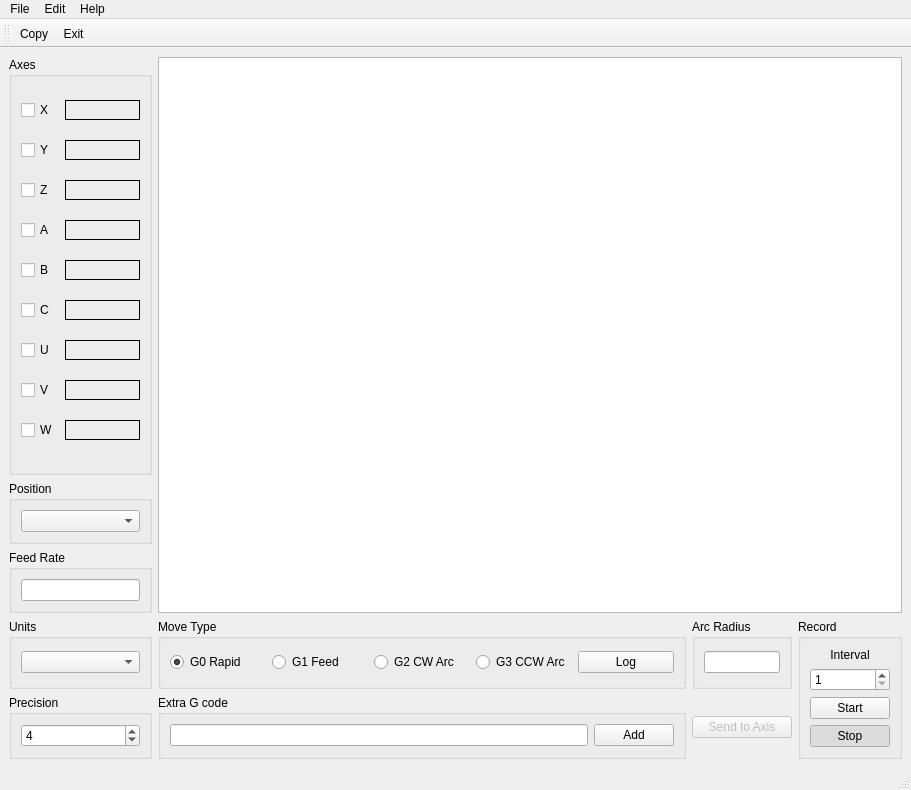
<?xml version="1.0" encoding="UTF-8"?>
<ui version="4.0">
 <class>MainWindow</class>
 <widget class="QMainWindow" name="MainWindow">
  <property name="geometry">
   <rect>
    <x>0</x>
    <y>0</y>
    <width>911</width>
    <height>790</height>
   </rect>
  </property>
  <property name="windowTitle">
   <string>Position Logger</string>
  </property>
  <widget class="QWidget" name="centralwidget">
   <layout class="QGridLayout" name="gridLayout_2">
    <item row="10" column="0" colspan="2">
     <widget class="QGroupBox" name="gridGroupBox">
      <property name="title">
       <string>Position</string>
      </property>
      <layout class="QGridLayout" name="gridLayout_4">
       <item row="0" column="0">
        <widget class="QComboBox" name="positionCB"/>
       </item>
      </layout>
     </widget>
    </item>
    <item row="11" column="0" colspan="2">
     <widget class="QGroupBox" name="gridGroupBox">
      <property name="title">
       <string>Feed Rate</string>
      </property>
      <layout class="QGridLayout" name="gridLayout_5">
       <item row="0" column="0">
        <widget class="QLineEdit" name="feedLE"/>
       </item>
      </layout>
     </widget>
    </item>
    <item row="12" column="0" colspan="2">
     <widget class="QGroupBox" name="gridGroupBox">
      <property name="title">
       <string>Units</string>
      </property>
      <layout class="QGridLayout" name="gridLayout_6">
       <item row="0" column="0">
        <widget class="QComboBox" name="unitsGB"/>
       </item>
      </layout>
     </widget>
    </item>
    <item row="0" column="0" rowspan="10" colspan="2">
     <widget class="QGroupBox" name="axesGB">
      <property name="title">
       <string>Axes</string>
      </property>
      <layout class="QGridLayout" name="gridLayout_8">
       <item row="0" column="1">
        <widget class="QLabel" name="positionLB_0">
         <property name="minimumSize">
          <size>
           <width>75</width>
           <height>0</height>
          </size>
         </property>
         <property name="baseSize">
          <size>
           <width>0</width>
           <height>0</height>
          </size>
         </property>
         <property name="frameShape">
          <enum>QFrame::Box</enum>
         </property>
         <property name="text">
          <string/>
         </property>
        </widget>
       </item>
       <item row="2" column="1">
        <widget class="QLabel" name="positionLB_2">
         <property name="minimumSize">
          <size>
           <width>75</width>
           <height>0</height>
          </size>
         </property>
         <property name="baseSize">
          <size>
           <width>0</width>
           <height>0</height>
          </size>
         </property>
         <property name="frameShape">
          <enum>QFrame::Box</enum>
         </property>
         <property name="text">
          <string/>
         </property>
        </widget>
       </item>
       <item row="3" column="1">
        <widget class="QLabel" name="positionLB_3">
         <property name="minimumSize">
          <size>
           <width>75</width>
           <height>0</height>
          </size>
         </property>
         <property name="baseSize">
          <size>
           <width>0</width>
           <height>0</height>
          </size>
         </property>
         <property name="frameShape">
          <enum>QFrame::Box</enum>
         </property>
         <property name="text">
          <string/>
         </property>
        </widget>
       </item>
       <item row="4" column="0">
        <widget class="QCheckBox" name="axisCB_4">
         <property name="text">
          <string>B</string>
         </property>
         <property name="axis" stdset="0">
          <string>B</string>
         </property>
        </widget>
       </item>
       <item row="2" column="0">
        <widget class="QCheckBox" name="axisCB_2">
         <property name="text">
          <string>Z</string>
         </property>
         <property name="axis" stdset="0">
          <string> Z</string>
         </property>
        </widget>
       </item>
       <item row="6" column="1">
        <widget class="QLabel" name="positionLB_6">
         <property name="minimumSize">
          <size>
           <width>75</width>
           <height>0</height>
          </size>
         </property>
         <property name="baseSize">
          <size>
           <width>0</width>
           <height>0</height>
          </size>
         </property>
         <property name="frameShape">
          <enum>QFrame::Box</enum>
         </property>
         <property name="text">
          <string/>
         </property>
        </widget>
       </item>
       <item row="1" column="0">
        <widget class="QCheckBox" name="axisCB_1">
         <property name="text">
          <string>Y</string>
         </property>
         <property name="axis" stdset="0">
          <string> Y</string>
         </property>
        </widget>
       </item>
       <item row="1" column="1">
        <widget class="QLabel" name="positionLB_1">
         <property name="minimumSize">
          <size>
           <width>75</width>
           <height>0</height>
          </size>
         </property>
         <property name="baseSize">
          <size>
           <width>0</width>
           <height>0</height>
          </size>
         </property>
         <property name="frameShape">
          <enum>QFrame::Box</enum>
         </property>
         <property name="text">
          <string/>
         </property>
        </widget>
       </item>
       <item row="3" column="0">
        <widget class="QCheckBox" name="axisCB_3">
         <property name="text">
          <string>A</string>
         </property>
         <property name="axis" stdset="0">
          <string>A</string>
         </property>
        </widget>
       </item>
       <item row="0" column="0">
        <widget class="QCheckBox" name="axisCB_0">
         <property name="text">
          <string>X</string>
         </property>
         <property name="axis" stdset="0">
          <string> X</string>
         </property>
        </widget>
       </item>
       <item row="6" column="0">
        <widget class="QCheckBox" name="axisCB_6">
         <property name="text">
          <string>U</string>
         </property>
         <property name="axis" stdset="0">
          <string>U</string>
         </property>
        </widget>
       </item>
       <item row="4" column="1">
        <widget class="QLabel" name="positionLB_4">
         <property name="minimumSize">
          <size>
           <width>75</width>
           <height>0</height>
          </size>
         </property>
         <property name="baseSize">
          <size>
           <width>0</width>
           <height>0</height>
          </size>
         </property>
         <property name="frameShape">
          <enum>QFrame::Box</enum>
         </property>
         <property name="text">
          <string/>
         </property>
        </widget>
       </item>
       <item row="5" column="0">
        <widget class="QCheckBox" name="axisCB_5">
         <property name="text">
          <string>C</string>
         </property>
         <property name="axis" stdset="0">
          <string>C</string>
         </property>
        </widget>
       </item>
       <item row="5" column="1">
        <widget class="QLabel" name="positionLB_5">
         <property name="minimumSize">
          <size>
           <width>75</width>
           <height>0</height>
          </size>
         </property>
         <property name="baseSize">
          <size>
           <width>0</width>
           <height>0</height>
          </size>
         </property>
         <property name="frameShape">
          <enum>QFrame::Box</enum>
         </property>
         <property name="text">
          <string/>
         </property>
        </widget>
       </item>
       <item row="7" column="0">
        <widget class="QCheckBox" name="axisCB_7">
         <property name="text">
          <string>V</string>
         </property>
         <property name="axis" stdset="0">
          <string>V</string>
         </property>
        </widget>
       </item>
       <item row="7" column="1">
        <widget class="QLabel" name="positionLB_7">
         <property name="minimumSize">
          <size>
           <width>75</width>
           <height>0</height>
          </size>
         </property>
         <property name="baseSize">
          <size>
           <width>0</width>
           <height>0</height>
          </size>
         </property>
         <property name="frameShape">
          <enum>QFrame::Box</enum>
         </property>
         <property name="text">
          <string/>
         </property>
        </widget>
       </item>
       <item row="8" column="0">
        <widget class="QCheckBox" name="axisCB_8">
         <property name="text">
          <string>W</string>
         </property>
         <property name="axis" stdset="0">
          <string>W</string>
         </property>
        </widget>
       </item>
       <item row="8" column="1">
        <widget class="QLabel" name="positionLB_8">
         <property name="minimumSize">
          <size>
           <width>75</width>
           <height>0</height>
          </size>
         </property>
         <property name="baseSize">
          <size>
           <width>0</width>
           <height>0</height>
          </size>
         </property>
         <property name="frameShape">
          <enum>QFrame::Box</enum>
         </property>
         <property name="text">
          <string/>
         </property>
        </widget>
       </item>
      </layout>
     </widget>
    </item>
    <item row="12" column="3">
     <widget class="QGroupBox" name="gridGroupBox">
      <property name="maximumSize">
       <size>
        <width>100</width>
        <height>16777215</height>
       </size>
      </property>
      <property name="title">
       <string>Arc Radius</string>
      </property>
      <layout class="QGridLayout" name="gridLayout_9">
       <item row="0" column="0">
        <widget class="QLineEdit" name="arcRadiusLE">
         <property name="maximumSize">
          <size>
           <width>16777215</width>
           <height>16777215</height>
          </size>
         </property>
        </widget>
       </item>
      </layout>
     </widget>
    </item>
    <item row="12" column="2">
     <widget class="QGroupBox" name="moveGB">
      <property name="title">
       <string>Move Type</string>
      </property>
      <layout class="QGridLayout" name="gridLayout_3">
       <item row="0" column="3">
        <widget class="QRadioButton" name="g3RB">
         <property name="text">
          <string>G3 CCW Arc</string>
         </property>
         <property name="gcode" stdset="0">
          <string>G3</string>
         </property>
        </widget>
       </item>
       <item row="0" column="1">
        <widget class="QRadioButton" name="g1RB">
         <property name="text">
          <string>G1 Feed</string>
         </property>
         <property name="gcode" stdset="0">
          <string>G1</string>
         </property>
        </widget>
       </item>
       <item row="0" column="2">
        <widget class="QRadioButton" name="g2RB">
         <property name="text">
          <string>G2 CW Arc</string>
         </property>
         <property name="gcode" stdset="0">
          <string>G2</string>
         </property>
        </widget>
       </item>
       <item row="0" column="0">
        <widget class="QRadioButton" name="g0RB">
         <property name="text">
          <string>G0 Rapid</string>
         </property>
         <property name="checked">
          <bool>true</bool>
         </property>
         <property name="gcode" stdset="0">
          <string>G0</string>
         </property>
        </widget>
       </item>
       <item row="0" column="4">
        <widget class="QPushButton" name="logPB">
         <property name="text">
          <string>Log</string>
         </property>
        </widget>
       </item>
      </layout>
     </widget>
    </item>
    <item row="0" column="2" rowspan="12" colspan="3">
     <widget class="QListWidget" name="gcodeLW">
      <property name="alternatingRowColors">
       <bool>true</bool>
      </property>
     </widget>
    </item>
    <item row="13" column="2">
     <widget class="QGroupBox" name="gridGroupBox">
      <property name="title">
       <string>Extra G code</string>
      </property>
      <layout class="QGridLayout" name="gridLayout">
       <item row="0" column="0">
        <widget class="QLineEdit" name="extraLE"/>
       </item>
       <item row="0" column="1">
        <widget class="QPushButton" name="addExtraPB">
         <property name="text">
          <string>Add</string>
         </property>
        </widget>
       </item>
      </layout>
     </widget>
    </item>
    <item row="13" column="3">
     <widget class="QPushButton" name="sendToAxisPB">
      <property name="enabled">
       <bool>false</bool>
      </property>
      <property name="text">
       <string>Send to Axis</string>
      </property>
     </widget>
    </item>
    <item row="13" column="0" colspan="2">
     <widget class="QGroupBox" name="gridGroupBox">
      <property name="title">
       <string>Precision</string>
      </property>
      <layout class="QGridLayout" name="gridLayout_7">
       <item row="0" column="0">
        <widget class="QSpinBox" name="precisionSB">
         <property name="maximum">
          <number>6</number>
         </property>
         <property name="value">
          <number>4</number>
         </property>
        </widget>
       </item>
      </layout>
     </widget>
    </item>
    <item row="12" column="4" rowspan="2">
     <widget class="QGroupBox" name="groupBox">
      <property name="title">
       <string>Record</string>
      </property>
      <layout class="QGridLayout" name="gridLayout_10">
       <item row="2" column="0">
        <widget class="QPushButton" name="startPB">
         <property name="text">
          <string>Start</string>
         </property>
         <property name="checkable">
          <bool>true</bool>
         </property>
         <attribute name="buttonGroup">
          <string notr="true">recordBG</string>
         </attribute>
        </widget>
       </item>
       <item row="3" column="0">
        <widget class="QPushButton" name="stopPB">
         <property name="text">
          <string>Stop</string>
         </property>
         <property name="checkable">
          <bool>true</bool>
         </property>
         <property name="checked">
          <bool>true</bool>
         </property>
         <attribute name="buttonGroup">
          <string notr="true">recordBG</string>
         </attribute>
        </widget>
       </item>
       <item row="0" column="0">
        <widget class="QLabel" name="label">
         <property name="text">
          <string>Interval</string>
         </property>
         <property name="alignment">
          <set>Qt::AlignCenter</set>
         </property>
        </widget>
       </item>
       <item row="1" column="0">
        <widget class="QSpinBox" name="intervalSB">
         <property name="minimum">
          <number>1</number>
         </property>
         <property name="maximum">
          <number>120</number>
         </property>
        </widget>
       </item>
      </layout>
     </widget>
    </item>
   </layout>
  </widget>
  <widget class="QMenuBar" name="menubar">
   <property name="geometry">
    <rect>
     <x>0</x>
     <y>0</y>
     <width>911</width>
     <height>25</height>
    </rect>
   </property>
   <widget class="QMenu" name="menuFile">
    <property name="title">
     <string>File</string>
    </property>
    <addaction name="actionNew"/>
    <addaction name="actionOpen"/>
    <addaction name="actionSave"/>
    <addaction name="actionSave_As"/>
    <addaction name="separator"/>
    <addaction name="actionExit"/>
   </widget>
   <widget class="QMenu" name="menuEdit">
    <property name="title">
     <string>Edit</string>
    </property>
    <addaction name="actionCopy"/>
    <addaction name="actionPaste"/>
    <addaction name="actionCut"/>
    <addaction name="actionDelete"/>
   </widget>
   <widget class="QMenu" name="menuHelp">
    <property name="title">
     <string>Help</string>
    </property>
    <addaction name="actionPosition_Logger_Help"/>
    <addaction name="separator"/>
    <addaction name="actionAbout"/>
   </widget>
   <addaction name="menuFile"/>
   <addaction name="menuEdit"/>
   <addaction name="menuHelp"/>
  </widget>
  <widget class="QStatusBar" name="statusbar"/>
  <widget class="QToolBar" name="toolBar">
   <property name="windowTitle">
    <string>toolBar</string>
   </property>
   <attribute name="toolBarArea">
    <enum>TopToolBarArea</enum>
   </attribute>
   <attribute name="toolBarBreak">
    <bool>false</bool>
   </attribute>
   <addaction name="actionCopy"/>
   <addaction name="actionExit"/>
  </widget>
  <action name="actionNew">
   <property name="text">
    <string>New</string>
   </property>
  </action>
  <action name="actionOpen">
   <property name="text">
    <string>Open</string>
   </property>
  </action>
  <action name="actionSave">
   <property name="text">
    <string>Save</string>
   </property>
  </action>
  <action name="actionSave_As">
   <property name="text">
    <string>Save As</string>
   </property>
  </action>
  <action name="actionExit">
   <property name="text">
    <string>Exit</string>
   </property>
   <property name="toolTip">
    <string>Exit</string>
   </property>
  </action>
  <action name="actionCopy">
   <property name="text">
    <string>Copy</string>
   </property>
  </action>
  <action name="actionPaste">
   <property name="text">
    <string>Paste</string>
   </property>
  </action>
  <action name="actionCut">
   <property name="text">
    <string>Cut</string>
   </property>
  </action>
  <action name="actionDelete">
   <property name="text">
    <string>Delete</string>
   </property>
  </action>
  <action name="actionPosition_Logger_Help">
   <property name="text">
    <string>Position Logger Help</string>
   </property>
  </action>
  <action name="actionAbout">
   <property name="text">
    <string>About</string>
   </property>
  </action>
  <action name="actionSendToAxis">
   <property name="text">
    <string>Send to Axis</string>
   </property>
  </action>
 </widget>
 <resources/>
 <connections/>
 <buttongroups>
  <buttongroup name="recordBG"/>
 </buttongroups>
</ui>
